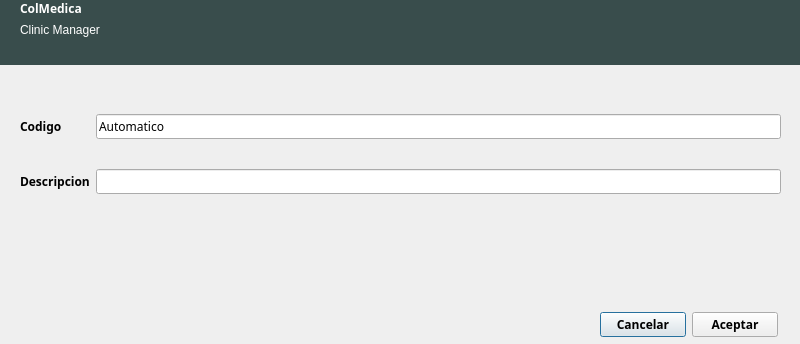
<?xml version="1.0" encoding="UTF-8"?>
<ui version="4.0">
 <class>dialogNuevaHabilidad</class>
 <widget class="QDialog" name="dialogNuevaHabilidad">
  <property name="geometry">
   <rect>
    <x>0</x>
    <y>0</y>
    <width>800</width>
    <height>344</height>
   </rect>
  </property>
  <property name="font">
   <font>
    <family>Ubuntu Condensed</family>
    <weight>75</weight>
    <bold>true</bold>
   </font>
  </property>
  <property name="cursor">
   <cursorShape>PointingHandCursor</cursorShape>
  </property>
  <property name="windowTitle">
   <string>Nueva Habilidad</string>
  </property>
  <widget class="QWidget" name="widgetCabecera" native="true">
   <property name="geometry">
    <rect>
     <x>0</x>
     <y>0</y>
     <width>800</width>
     <height>65</height>
    </rect>
   </property>
   <property name="palette">
    <palette>
     <active>
      <colorrole role="WindowText">
       <brush brushstyle="SolidPattern">
        <color alpha="255">
         <red>255</red>
         <green>255</green>
         <blue>255</blue>
        </color>
       </brush>
      </colorrole>
      <colorrole role="Base">
       <brush brushstyle="SolidPattern">
        <color alpha="255">
         <red>255</red>
         <green>255</green>
         <blue>255</blue>
        </color>
       </brush>
      </colorrole>
      <colorrole role="Window">
       <brush brushstyle="SolidPattern">
        <color alpha="255">
         <red>57</red>
         <green>77</green>
         <blue>76</blue>
        </color>
       </brush>
      </colorrole>
     </active>
     <inactive>
      <colorrole role="WindowText">
       <brush brushstyle="SolidPattern">
        <color alpha="255">
         <red>255</red>
         <green>255</green>
         <blue>255</blue>
        </color>
       </brush>
      </colorrole>
      <colorrole role="Base">
       <brush brushstyle="SolidPattern">
        <color alpha="255">
         <red>255</red>
         <green>255</green>
         <blue>255</blue>
        </color>
       </brush>
      </colorrole>
      <colorrole role="Window">
       <brush brushstyle="SolidPattern">
        <color alpha="255">
         <red>57</red>
         <green>77</green>
         <blue>76</blue>
        </color>
       </brush>
      </colorrole>
     </inactive>
     <disabled>
      <colorrole role="WindowText">
       <brush brushstyle="SolidPattern">
        <color alpha="255">
         <red>159</red>
         <green>158</green>
         <blue>158</blue>
        </color>
       </brush>
      </colorrole>
      <colorrole role="Base">
       <brush brushstyle="SolidPattern">
        <color alpha="255">
         <red>57</red>
         <green>77</green>
         <blue>76</blue>
        </color>
       </brush>
      </colorrole>
      <colorrole role="Window">
       <brush brushstyle="SolidPattern">
        <color alpha="255">
         <red>57</red>
         <green>77</green>
         <blue>76</blue>
        </color>
       </brush>
      </colorrole>
     </disabled>
    </palette>
   </property>
   <property name="autoFillBackground">
    <bool>true</bool>
   </property>
   <widget class="QWidget" name="layoutWidget_4">
    <property name="geometry">
     <rect>
      <x>20</x>
      <y>0</y>
      <width>162</width>
      <height>61</height>
     </rect>
    </property>
    <layout class="QFormLayout" name="formLayout_5">
     <item row="0" column="0">
      <widget class="QLabel" name="labelColMedica">
       <property name="styleSheet">
        <string notr="true">font: 30pt &quot;Ubuntu Condensed&quot;;
color: rgb(255, 255, 255);</string>
       </property>
       <property name="text">
        <string>ColMedica</string>
       </property>
      </widget>
     </item>
     <item row="1" column="0">
      <widget class="QLabel" name="labelClinicManager">
       <property name="font">
        <font>
         <family>Ubuntu</family>
         <weight>50</weight>
         <bold>false</bold>
        </font>
       </property>
       <property name="text">
        <string>Clinic Manager</string>
       </property>
      </widget>
     </item>
    </layout>
   </widget>
  </widget>
  <widget class="QWidget" name="layoutWidget">
   <property name="geometry">
    <rect>
     <x>20</x>
     <y>90</y>
     <width>761</width>
     <height>130</height>
    </rect>
   </property>
   <layout class="QGridLayout" name="gridLayout">
    <item row="0" column="0">
     <widget class="QLabel" name="labelCodigo">
      <property name="text">
       <string>Codigo</string>
      </property>
     </widget>
    </item>
    <item row="1" column="1">
     <widget class="QLineEdit" name="lineEditDescripcion">
      <property name="font">
       <font>
        <weight>50</weight>
        <bold>false</bold>
       </font>
      </property>
      <property name="inputMask">
       <string>AAAAAAAAAAAAAAAAAAAAAAAAAAAAAAAAAAAAAAAA; </string>
      </property>
     </widget>
    </item>
    <item row="0" column="1">
     <widget class="QLineEdit" name="lineEditCodigo">
      <property name="enabled">
       <bool>true</bool>
      </property>
      <property name="font">
       <font>
        <weight>50</weight>
        <bold>false</bold>
       </font>
      </property>
      <property name="acceptDrops">
       <bool>true</bool>
      </property>
      <property name="text">
       <string>Automatico</string>
      </property>
      <property name="readOnly">
       <bool>true</bool>
      </property>
     </widget>
    </item>
    <item row="1" column="0">
     <widget class="QLabel" name="labelDescripcion">
      <property name="text">
       <string>Descripcion</string>
      </property>
     </widget>
    </item>
   </layout>
  </widget>
  <widget class="QWidget" name="layoutWidget_2">
   <property name="geometry">
    <rect>
     <x>600</x>
     <y>310</y>
     <width>178</width>
     <height>29</height>
    </rect>
   </property>
   <layout class="QHBoxLayout" name="horizontalLayout">
    <item>
     <widget class="QPushButton" name="pushButtonCancelar">
      <property name="text">
       <string>Cancelar</string>
      </property>
     </widget>
    </item>
    <item>
     <widget class="QPushButton" name="pushButtonAceptar">
      <property name="text">
       <string>Aceptar</string>
      </property>
     </widget>
    </item>
   </layout>
  </widget>
 </widget>
 <resources/>
 <connections/>
</ui>
